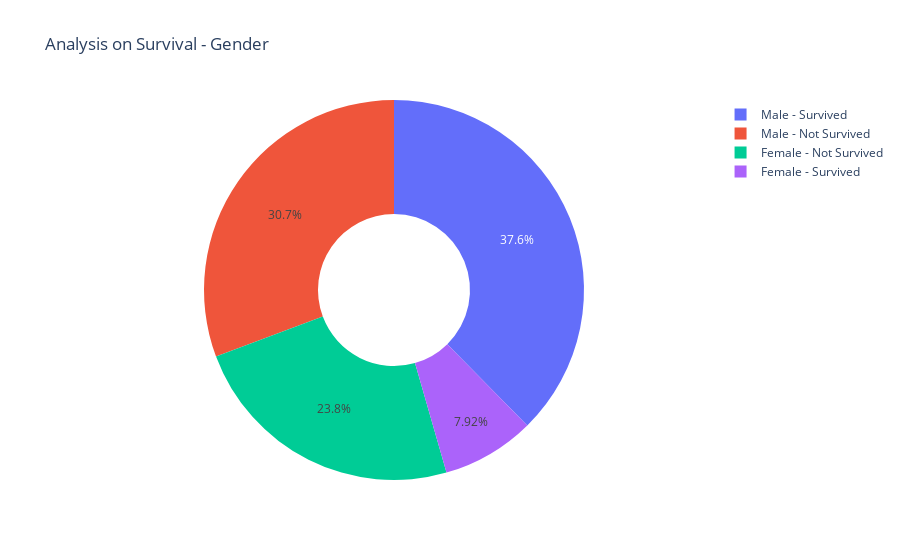

Notebook code for this chart:
### Code cell
male = heart[heart['sex']==1]
female = heart[heart['sex']==0]

male_survived = heart[heart['target']==0]
male_not_survived = heart[heart['target']==1]

female_survived = heart[heart['target']==0]
female_not_survived = heart[heart['target']==1]

labels = ['Male - Survived','Male - Not Survived','Female - Survived','Female - Not Survived']
values = [len (male[heart['target']==0]),len(male[heart['target']==1]),
         len(female[heart['target']==0]),len(female[heart['target']==1])]

figure = go.Figure(data=[go.Pie(labels=labels,values=values,hole=.4)])
figure.update_layout(title_text='Analysis on Survival - Gender')
figure.show()

### Figure 1 — Plotly figure (JSON) as saved in the notebook; plotly's stock layout.template omitted (floating-point values rounded to 4 significant figures)
{"data": [{"hole": 0.4, "labels": ["Male - Survived", "Male - Not Survived", "Female - Survived", "Female - Not Survived"], "type": "pie", "values": [114, 93, 24, 72]}], "layout": {"autosize": true, "title": {"text": "Analysis on Survival - Gender"}}}
